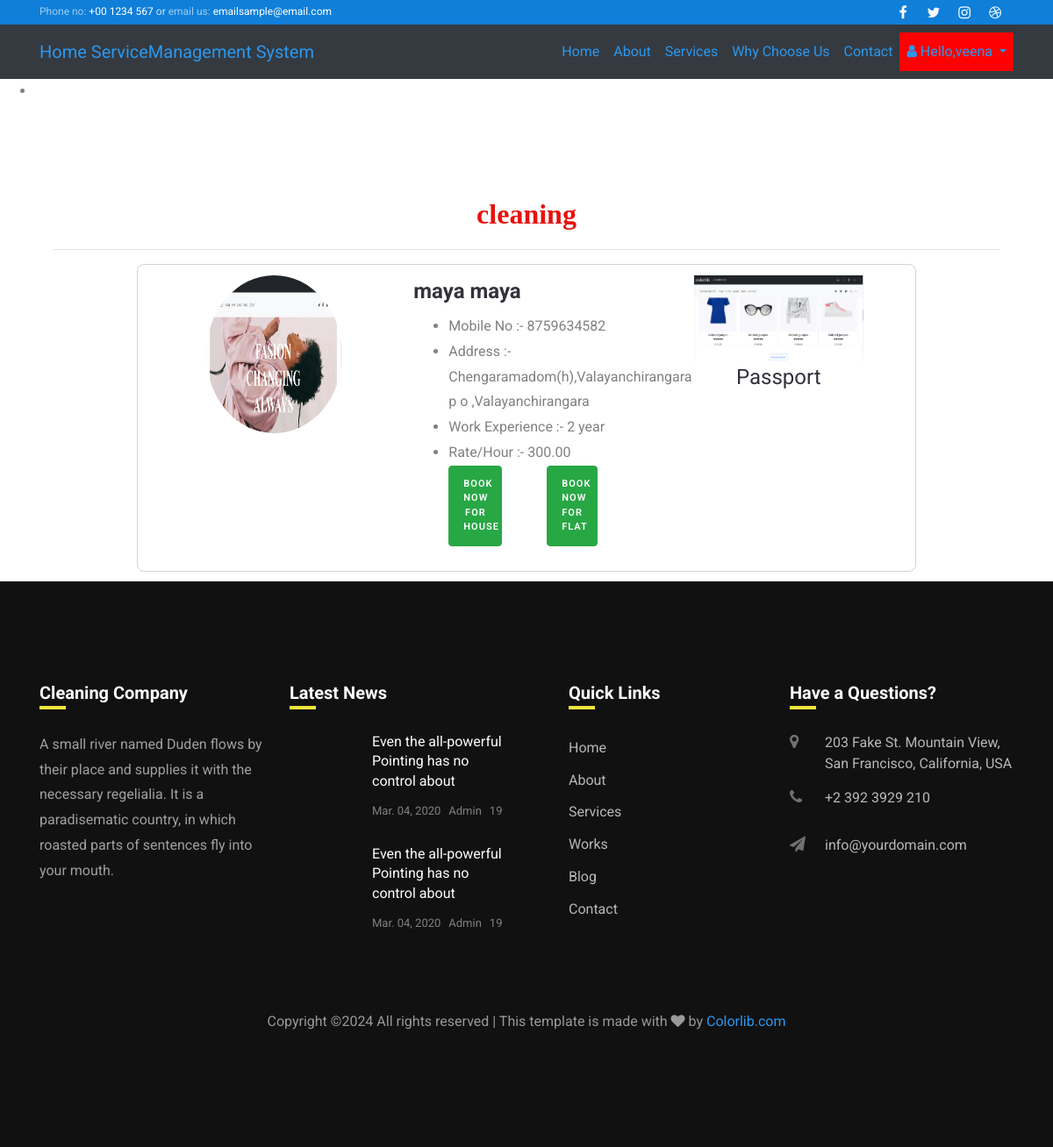
Page /Explore_Service/9/ (signed in) on the committed database.
### siteusers/models.py (models this page shows, shortened)
class CustomUser(AbstractUser):
    is_houseresident = models.BooleanField(default=False)
    is_flatresident = models.BooleanField(default=False)
    is_housemaid = models.BooleanField(default=False)
    is_superuser = models.BooleanField(default=False)

class Service_Category(models.Model):
    category = models.CharField(max_length=30, null=True)
    desc = models.CharField(max_length=100, null=True)
    image = models.FileField(null=True)
    total=models.CharField(max_length=100, null=True)

class Housemaid(models.Model):
    status = models.ForeignKey(Status, on_delete=models.CASCADE, null=True)
    user = models.ForeignKey(CustomUser, on_delete=models.CASCADE, null=True)
    contact = models.CharField(max_length=100, null=True)
    address = models.CharField(max_length=100, null=True)
    doj = models.DateField(null=True)
    dob = models.DateField(null=True)
    id_type = models.CharField(max_length=100, null=True)
    service_name = models.ForeignKey(Service_Category,on_delete=models.CASCADE,null=True)
    experience = models.CharField(max_length=100, null=True)
    id_card = models.FileField(null=True)
    image = models.FileField(null=True)
    rate_per_hour = models.DecimalField(max_digits=10, decimal_places=2, null=True)

### siteusers/views.py (the view)
# urls.py: path('Explore_Service/<int:pid>/', views.Explore_Service, name='Explore_Service'),
def Explore_Service(request, pid):
    if not request.user.is_authenticated:
        return redirect('siteusers:Login_User')
    user = ""
    error = ""
    if request.user.id:
        try:
            user = CustomUser.objects.get(id=request.user.id)
            try:
                resident = House_Resident.objects.get(user=user)
                error = "pat"
            except House_Resident.DoesNotExist:
                try:
                    resident = Flat_Resident.objects.get(user=user)
                    error = "pat"  # You can modify this accordingly
                except Flat_Resident.DoesNotExist:
                    pass
        except User.DoesNotExist:
            pass
    ser = get_object_or_404(Service_Category, id=pid)
    sta, _ = Status.objects.get_or_create(status="Approve")
    order = Housemaid.objects.filter(service_name__category=ser.category, status=sta)
    d = {'error': error, 'ser': ser, 'order': order}
    return render(request, 'explore.html', d)

### templates/explore.html (shortened to what this page needs)
{% extends 'home.html' %}
{% load static %}
{% block content %}
	<div class="w3l_banner_info" style="height:10px">
		<div class="slider1">
			<div class="callbacks_container">
				<ul class="rslides" id="slider3">
					<li>
						<div class="slider1-img" style="height:90px">
						</div>
					</li>
				</ul>
			</div>
		</div>
	</div>
<div class="container-fluid" style="margin-top:10%">
               <div align="center" class="container">
                            <div class="container-fluid">
                               <h2 style="font-weight:bold;font-family : 'Monotype Corsiva' ; color : #E6120E ;margin-top:5%" align="center">{{ser.category}}</h2><hr>
                            </div>
                   {% for i in order %}
                            <div class="row" style="margin-bottom:1%;border-radius:8px;padding:12px;width:80%;border:1px solid lightgrey">
                                <div class="col-md-4">
                                    <img src="{{i.image.url}}" style="width:60%;border-radius:50%;height:180px">
                                </div>
                                <div class="col-md-4" align="left">
                                    <h4 style="font-weight:bold">{{i.user.username}} {{i.user.first_name}}</h4>
                                    <ul style="color:grey">
                                        <li>Mobile No :- {{i.contact}}</li>
                                        <li>Address :- {{i.address}}</li>
                                        <li>Work Experience :- {{i.experience}} year</li>
                                        <li>Rate/Hour :- {{i.rate_per_hour}}</li>
                                        <div style="display: flex;">
    <a href="{% url 'siteusers:housecustomer_booking' i.id %}" style="margin-right: 10px;">
        <button class="btn btn-success" style="width:60%">Book Now For House</button>
    </a>
    <a href="{% url 'siteusers:flat_resident_booking' i.id %}" style="margin-right: 10px;">
        <button class="btn btn-success" style="width:60%">Book Now For Flat</button>
    </a>
</div>
                                    </ul>
                                </div>
                                <div class="col-md-4">
                                     <img src="{{i.id_card.url}}" style="width:75%">
                                    <h4>{{i.id_type}}</h4>
                                </div>
                            </div>
                   {% endfor %}
               </div>
</div>
{% endblock %}

### templates/home.html (shortened to what this page needs)
<!DOCTYPE html>
{% load static %}
<html lang="en">
  <head>
    <link rel="stylesheet" href="https://stackpath.bootstrapcdn.com/font-awesome/4.7.0/css/font-awesome.min.css">
    <link rel="stylesheet" href="{% static 'css/animate.css' %}">
    <link rel="stylesheet" href="{% static 'css/owl.carousel.min.css' %}">
    <link rel="stylesheet" href="{% static 'css/owl.theme.default.min.css' %}">
    <link rel="stylesheet" href="{% static 'css/magnific-popup.css' %}">
    <link rel="stylesheet" href="{% static 'css/flaticon.css' %}">
    <link rel="stylesheet" href="{% static 'css/style.css' %}">
  </head>
  <body>
  	<div class="wrap">
			<div class="container">
				<div class="row justify-content-between">
						<div class="col-12 col-md d-flex align-items-center">
							<p class="mb-0 phone"><span class="mailus">Phone no:</span> <a href="#">+00 1234 567</a> or <span class="mailus">email us:</span> <a href="#">emailsample@email.com</a></p>
						</div>
						<div class="col-12 col-md d-flex justify-content-md-end">
							<div class="social-media">
				    		<p class="mb-0 d-flex">
				    			<a href="#" class="d-flex align-items-center justify-content-center"><span class="fa fa-facebook"><i class="sr-only">Facebook</i></span></a>
				    			<a href="#" class="d-flex align-items-center justify-content-center"><span class="fa fa-twitter"><i class="sr-only">Twitter</i></span></a>
				    			<a href="#" class="d-flex align-items-center justify-content-center"><span class="fa fa-instagram"><i class="sr-only">Instagram</i></span></a>
				    			<a href="#" class="d-flex align-items-center justify-content-center"><span class="fa fa-dribbble"><i class="sr-only">Dribbble</i></span></a>
				    		</p>
			        </div>
						</div>
				</div>
			</div>
		</div>
		<nav class="navbar navbar-expand-lg navbar-yellow ftco_navbar bg-dark ftco-navbar-dark" id="ftco-navbar">
	    <div class="container">
	    	<a class="navbar-brand" href="index.html">Home Service<span>Management System</span></a>
	      <div class="collapse navbar-collapse" id="ftco-nav">
	        <ul class="navbar-nav ml-auto">
	        	<li class="nav-item active"><a href="{% url 'siteusers:home' %}" class="nav-link">Home</a></li>
	        	<li class="nav-item"><a href="{% url 'siteusers:about' %}" class="nav-link">About</a></li>
				<li class="nav-item"><a href="{% url 'siteusers:services' %}" class="nav-link">Services</a></li>
            	<li class="nav-item"><a href="portfolio.html" class="nav-link">Why Choose Us</a></li>
	          <li class="nav-item"><a href="{% url 'siteusers:contact' %}" class="nav-link">Contact</a></li>
				{% if user.is_authenticated %}
				<li class="nav-item dropdown">
        <a class="nav-link dropdown-toggle" href="#" id="navbarDropdown" style="background-color:red" role="button" data-toggle="dropdown" aria-haspopup="true" aria-expanded="false">
          <i class="fa fa-user"></i> Hello,{{request.user.username}}
        </a>
      </li>
{% else %}
    <li class="nav-item">
        <a href="{% url 'siteusers:Login_User' %}" class="nav-link">Login</a>
    </li>
{% endif %}
	      </div>
	    </div>
	  </nav>
	{% block content %}{% endblock %}
    <footer class="footer ftco-section">
			<div class="container">
				<div class="row">
					<div class="col-md-6 col-lg-3 mb-4 mb-md-0">
						<h2 class="footer-heading">Cleaning Company</h2>
						<p>A small river named Duden flows by their place and supplies it with the necessary regelialia. It is a paradisematic country, in which roasted parts of sentences fly into your mouth.</p>
						<ul class="ftco-footer-social list-unstyled float-md-left float-lft mt-4">
            </ul>
					</div>
					<div class="col-md-6 col-lg-3 mb-4 mb-md-0">
						<h2 class="footer-heading">Latest News</h2>
						<div class="block-21 mb-4 d-flex">
              <a class="img mr-4 rounded" style="background-image: url({% static 'images/image_1.jpg' %});"></a>
              <div class="text">
                <h3 class="heading"><a href="#">Even the all-powerful Pointing has no control about</a></h3>
                <div class="meta">
                  <div><a href="#"> Mar. 04, 2020</a></div>
                  <div><a href="#"> Admin</a></div>
                  <div><a href="#"> 19</a></div>
                </div>
              </div>
            </div>
            <div class="block-21 mb-4 d-flex">
              <a class="img mr-4 rounded" style="background-image: url({% static 'images/image_2.jpg' %});"></a>
              <div class="text">
                <h3 class="heading"><a href="#">Even the all-powerful Pointing has no control about</a></h3>
                <div class="meta">
                  <div><a href="#"> Mar. 04, 2020</a></div>
                  <div><a href="#"> Admin</a></div>
                  <div><a href="#"> 19</a></div>
                </div>
              </div>
            </div>
					</div>
					<div class="col-md-6 col-lg-3 pl-lg-5 mb-4 mb-md-0">
						<h2 class="footer-heading">Quick Links</h2>
						<ul class="list-unstyled">
              <li><a href="#" class="py-1 d-block">Home</a></li>
              <li><a href="#" class="py-1 d-block">About</a></li>
              <li><a href="#" class="py-1 d-block">Services</a></li>
              <li><a href="#" class="py-1 d-block">Works</a></li>
              <li><a href="#" class="py-1 d-block">Blog</a></li>
              <li><a href="" class="py-1 d-block">Contact</a></li>
            </ul>
					</div>
					<div class="col-md-6 col-lg-3 mb-4 mb-md-0">
						<h2 class="footer-heading">Have a Questions?</h2>
						<div class="block-23 mb-3">
              <ul>
                <li><span class="icon fa fa-map-marker"></span><span class="text">203 Fake St. Mountain View, San Francisco, California, USA</span></li>
                <li><a href="#"><span class="icon fa fa-phone"></span><span class="text">+2 392 3929 210</span></a></li>
                <li><a href="#"><span class="icon fa fa-paper-plane"></span><span class="text">info@yourdomain.com</span></a></li>
              </ul>
            </div>
					</div>
				</div>
				<div class="row mt-5">
          <div class="col-md-12 text-center">
            <p class="copyright">
  Copyright &copy;<script>document.write(new Date().getFullYear());</script> All rights reserved | This template is made with <i class="fa fa-heart" aria-hidden="true"></i> by <a href="https://colorlib.com" target="_blank">Colorlib.com</a>
  </p>
          </div>
        </div>
			</div>
		</footer>
 </body>
</html>

### rows in the picture
CustomUser: user.username "veena"
Service_Category: category "cleaning"
Housemaid: image (picture), user.username "maya", user.first_name "maya", contact "8759634582", address "Chengaramadom(h),Valayanchirangara p o ,Valayanchirangara", experience "2", rate_per_hour "300.00", id_card (picture), id_type "Passport"
